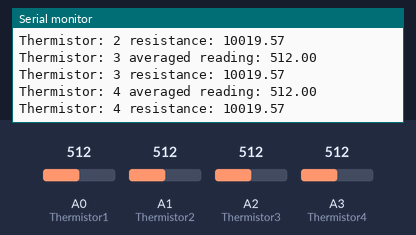
Simulated run of this sketch. Board: Arduino Uno, built with avr-gcc and run on an emulated ATmega328P. On the bench: the last lines printed to the serial monitor. The test bench sets the inputs (shaded band); at power-on: A0 (Thermistor1) = 512, A1 (Thermistor2) = 512, A2 (Thermistor3) = 512, A3 (Thermistor4) = 512.

Above: at 1.2 s.
1.3 s: A0 (Thermistor1) set to 494
At 1.52 s:
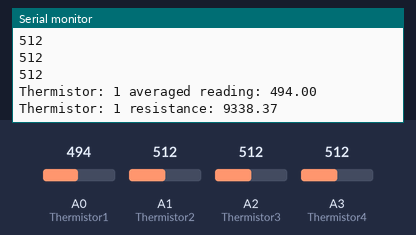
4.3 s: A1 (Thermistor2) set to 716
At 4.31 s:
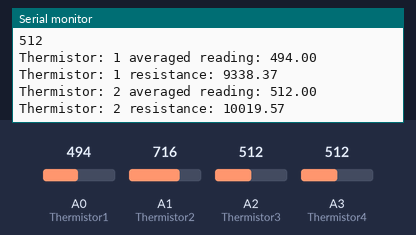
5.8 s: A2 (Thermistor3) set to 716
At 7.01 s:
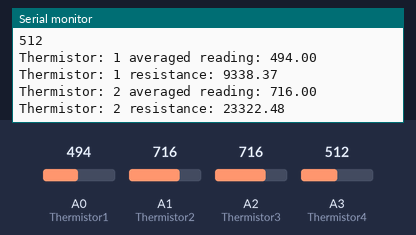
7.3 s: A3 (Thermistor4) set to 716
At 7.3 s:
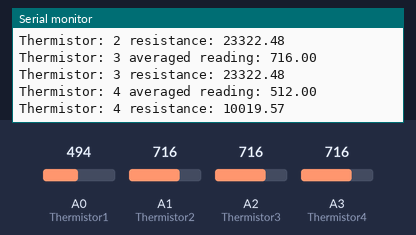
8.8 s: A0 (Thermistor1) set to 306
At 10.2 s:
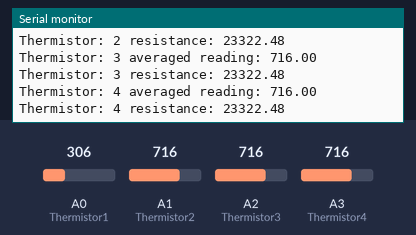
10.3 s: A1 (Thermistor2) set to 992
At 10.99 s:
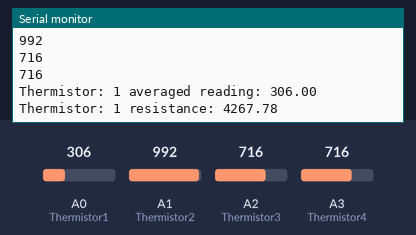
Timing chart, 0 to 12.8 s (numbered marks = the images above; inputs shaded):
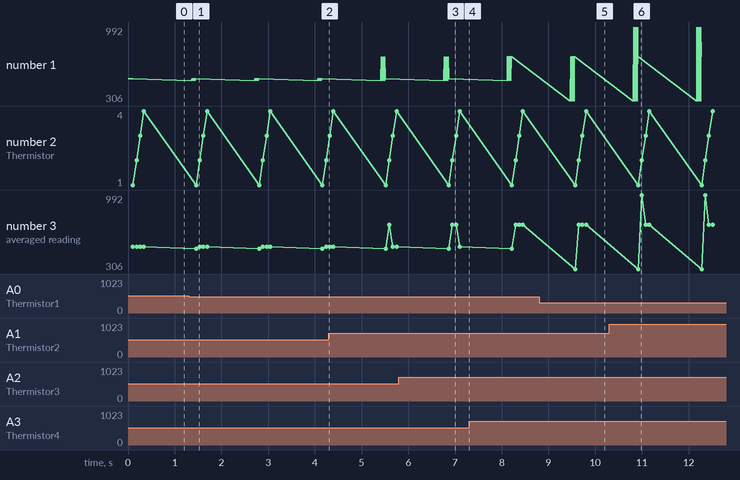

Measured:
- after the input at 1.3 s, the serial monitor: prints a new line after 0.05 s (image 1)
- after the input at 8.8 s, the serial monitor: prints a new line after 0.67 s (image 5)
- after the input at 10.3 s, the serial monitor: prints a new line after 0.52 s (image 6)

The sketch:

Thermistor_Multi_Test_Program.ino
```cpp
// ****** Thermistor Varibles ******
#define ThermistorSeriesResistorValue 10000 // Define value of thermistor series resistor

// Define thermistor pins
#define Thermistor1 A0
#define Thermistor2 A1
#define Thermistor3 A2
#define Thermistor4 A3

float ThermistorReading[4]; // Array of thermistor readings

// Define sample varibles
const int NumberofThermistorSamples = 5;
// Sample array for each thermistor
int ThermistorSamples[NumberofThermistorSamples * 4];  // Number of sample x number of thermistors
float AverageThermistorValue; // Stores averaged thermistor reading
int SampleCounter;
int ThermistorCounter;

void setup() {
  // ******Serial Interface Setup ******
  Serial.begin(9600); // Serial interface begin, default speed

}

void ThermistorRead(){
  // Collect sample of thermistor readings
  for(SampleCounter = 0; SampleCounter < NumberofThermistorSamples; SampleCounter++){
    // Read each thermistor and stores it in a array, offset by the number of samples
    ThermistorSamples[SampleCounter] = analogRead(Thermistor1);
    ThermistorSamples[SampleCounter + NumberofThermistorSamples] = analogRead(Thermistor2);
    ThermistorSamples[SampleCounter + (NumberofThermistorSamples * 2)] = analogRead(Thermistor3);
    ThermistorSamples[SampleCounter + (NumberofThermistorSamples * 3)] = analogRead(Thermistor4);

    // ****** Debug ******
    Serial.println(ThermistorSamples[SampleCounter]);
    Serial.println(ThermistorSamples[SampleCounter + NumberofThermistorSamples]);
    Serial.println(ThermistorSamples[SampleCounter + (NumberofThermistorSamples * 2)]);
    Serial.println(ThermistorSamples[SampleCounter + (NumberofThermistorSamples * 3)]);
  }

  // Calculate Average thermistor reading
  for(ThermistorCounter = 0; ThermistorCounter < 4; ThermistorCounter++){
    AverageThermistorValue = 0;
    for(SampleCounter = 0; SampleCounter < NumberofThermistorSamples; SampleCounter++){
      AverageThermistorValue += ThermistorSamples[ThermistorCounter + (NumberofThermistorSamples * (ThermistorCounter))];
    }
    AverageThermistorValue = AverageThermistorValue / NumberofThermistorSamples;

    // ****** Debug ******
    Serial.print("Thermistor: ");
    Serial.print(ThermistorCounter + 1);
    Serial.print(" averaged reading: ");
    Serial.println(AverageThermistorValue);

    // Convert the analog reading resistance to a recistance
    AverageThermistorValue = (1023/AverageThermistorValue) - 1;
    ThermistorReading[ThermistorCounter] = ThermistorSeriesResistorValue / AverageThermistorValue;

    Serial.print("Thermistor: ");
    Serial.print(ThermistorCounter + 1);
    Serial.print(" resistance: ");
    Serial.println(ThermistorReading[ThermistorCounter]);
  }
}

void loop(){
  ThermistorRead();
  delay(1000);

  // Output to serial for master teensy, when requested?
}
```
